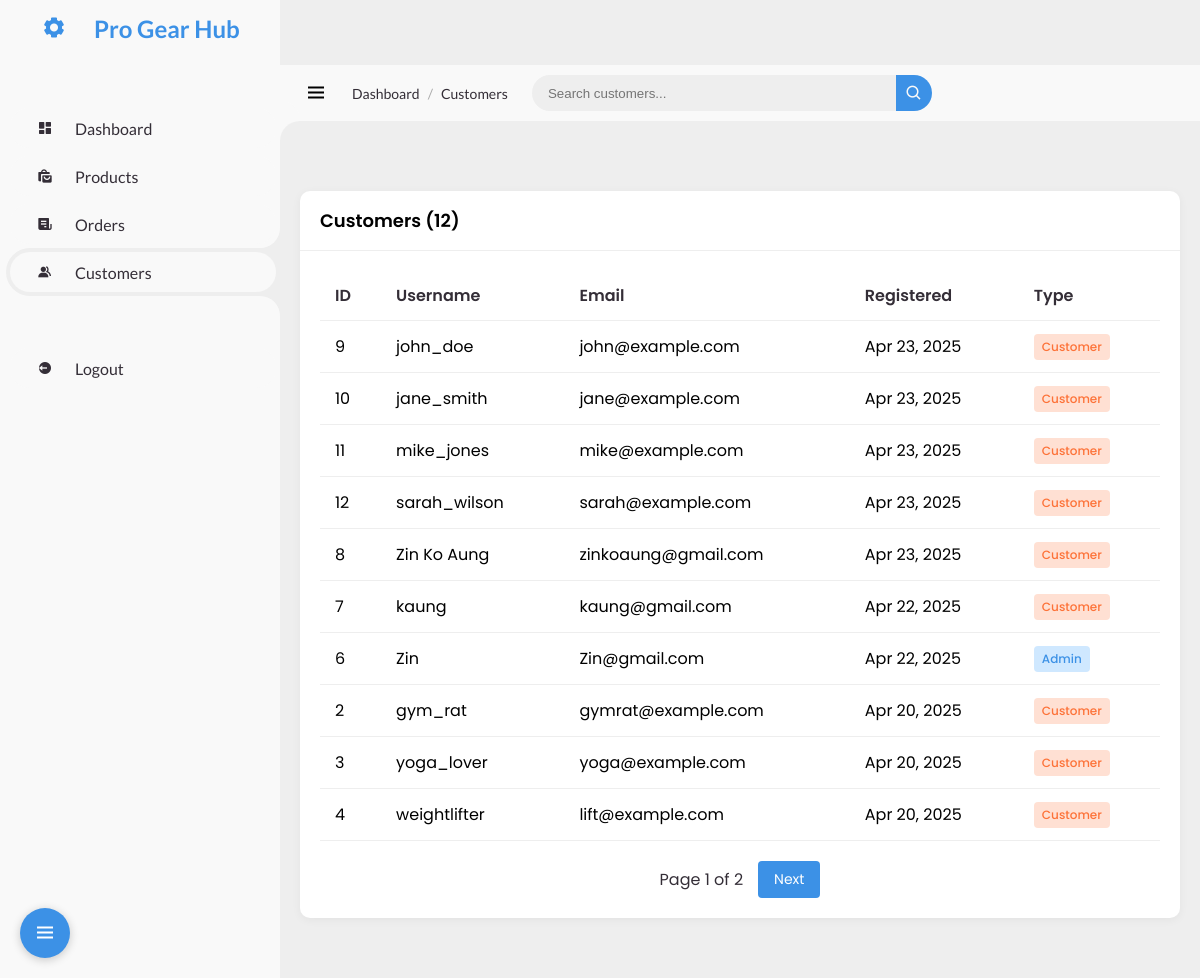
Page /admin/customers.php on the committed database.
### tables this page shows
CREATE TABLE `users` (
  `id` int(11) NOT NULL,
  `username` varchar(50) NOT NULL,
  `email` varchar(100) NOT NULL,
  `PASSWORD` varchar(255) NOT NULL,
  `created_at` timestamp NOT NULL DEFAULT current_timestamp(),
  `is_admin` tinyint(1) DEFAULT 0
);

### admin/customers.php (the view, shortened to what this page needs)
<?php
require_once '../config.php';
$search = isset($_GET['search']) ? trim($_GET['search']) : '';
$where = '';
$totalQuery = $pdo->prepare("SELECT COUNT(*) FROM users $where");
$totalQuery->execute();
$totalCustomers = $totalQuery->fetchColumn();
$perPage = 10;
$totalPages = ceil($totalCustomers / $perPage);
$page = isset($_GET['page']) ? max(1, min($totalPages, intval($_GET['page']))) : 1;
$offset = ($page - 1) * $perPage;
$query = $pdo->prepare("SELECT id, username, email, created_at, is_admin FROM users $where ORDER BY created_at DESC LIMIT :offset, :perPage");
$query->bindValue(':offset', $offset, PDO::PARAM_INT);
$query->bindValue(':perPage', $perPage, PDO::PARAM_INT);
$query->execute();
$customers = $query->fetchAll(PDO::FETCH_ASSOC);
?>
<!DOCTYPE html>
<html lang="en">
<head>
    <link rel="stylesheet" type="text/css" href="style.css">
    <link href='https://unpkg.com/boxicons@2.1.4/css/boxicons.min.css' rel='stylesheet'>
</head>
<body>
    <section id="sidebar">
        <a class="brand">
            <i class='bx bxs-cog'></i>
            <span class="text">Pro Gear Hub</span>
        </a>
        <ul class="side-menu top">
            <li>
                <a href="admin.php">
                    <i class='bx bxs-dashboard'></i>
                    <span class="text">Dashboard</span>
                </a>
            </li>
            <li>
                <a href="products.php">
                    <i class='bx bxs-shopping-bags'></i>
                    <span class="text">Products</span>
                </a>
            </li>
            <li>
                <a href="orders.php">
                    <i class='bx bxs-receipt'></i>
                    <span class="text">Orders</span>
                </a>
            </li>
            <li class="active">
                <a href="customers.php">
                    <i class='bx bxs-group'></i>
                    <span class="text">Customers</span>
                </a>
            </li>
        </ul>
        <ul class="side-menu bottom">
            <li>
                <a href="../auth/logout.php" class="logout">
                    <i class='bx bxs-log-out-circle'></i>
                    <span class="text">Logout</span>
                </a>
            </li>
        </ul>
    </section>
    <section id="content">
        <nav>
            <i class="bx bx-menu toggle-sidebar"></i>
            <div class="breadcrumb">
                <a href="admin.php">Dashboard</a>
                <span>/</span>
                <a href="customers.php" class="active">Customers</a>
            </div>
            <form action="customers.php" method="get">
                <div class="form-input">
                    <input type="search" name="search" placeholder="Search customers..." value="<?= htmlspecialchars($search) ?>">
                    <button type="submit" class="search-btn"><i class='bx bx-search'></i></button>
                </div>
            </form>
        </nav>
        <div class="customers-management">
            <div class="card">
                <div class="card-header">
                    <h3>Customers (<?= $totalCustomers ?>)</h3>
                </div>
                <div class="card-body">
                    <div class="table-responsive">
                        <table>
                            <thead>
                                <tr>
                                    <th>ID</th>
                                    <th>Username</th>
                                    <th>Email</th>
                                    <th>Registered</th>
                                    <th>Type</th>
                                </tr>
                            </thead>
                            <tbody>
                                <?php foreach ($customers as $customer): ?>
                                    <tr>
                                        <td><?= $customer['id'] ?></td>
                                        <td><?= htmlspecialchars($customer['username']) ?></td>
                                        <td><?= htmlspecialchars($customer['email']) ?></td>
                                        <td><?= date('M d, Y', strtotime($customer['created_at'])) ?></td>
                                        <td>
                                            <span class="status <?= $customer['is_admin'] ? 'admin' : 'customer' ?>">
                                                <?= $customer['is_admin'] ? 'Admin' : 'Customer' ?>
                                            </span>
                                        </td>
                                    </tr>
                                <?php endforeach; ?>
                            </tbody>
                        </table>
                    </div>
                    <?php if ($totalPages > 1): ?>
                        <div class="pagination">
                            <span>Page <?= $page ?> of <?= $totalPages ?></span>
                            <?php if ($page < $totalPages): ?>
                                <a href="customers.php?page=<?= $page+1 ?>&search=<?= urlencode($search) ?>" class="btn">Next</a>
                            <?php endif; ?>
                        </div>
                    <?php endif; ?>
                </div>
            </div>
        </div>
    </section>
</body>
</html>

### rows in the picture
users: id "9", username "john_doe", email "john@example.com", created_at "Apr 23, 2025", is_admin "Customer"
users: id "10", username "jane_smith", email "jane@example.com", created_at "Apr 23, 2025", is_admin "Customer"
users: id "11", username "mike_jones", email "mike@example.com", created_at "Apr 23, 2025", is_admin "Customer"
users: id "12", username "sarah_wilson", email "sarah@example.com", created_at "Apr 23, 2025", is_admin "Customer"
users: id "8", username "Zin Ko Aung", email "zinkoaung@gmail.com", created_at "Apr 23, 2025", is_admin "Customer"
users: id "7", username "kaung", email "kaung@gmail.com", created_at "Apr 22, 2025", is_admin "Customer"
users: id "6", username "Zin", email "Zin@gmail.com", created_at "Apr 22, 2025", is_admin "Admin"
users: id "2", username "gym_rat", email "gymrat@example.com", created_at "Apr 20, 2025", is_admin "Customer"
users: id "3", username "yoga_lover", email "yoga@example.com", created_at "Apr 20, 2025", is_admin "Customer"
users: id "4", username "weightlifter", email "lift@example.com", created_at "Apr 20, 2025", is_admin "Customer"

### other values in the picture
$totalCustomers "12"
$page "1"
$totalPages "2"
